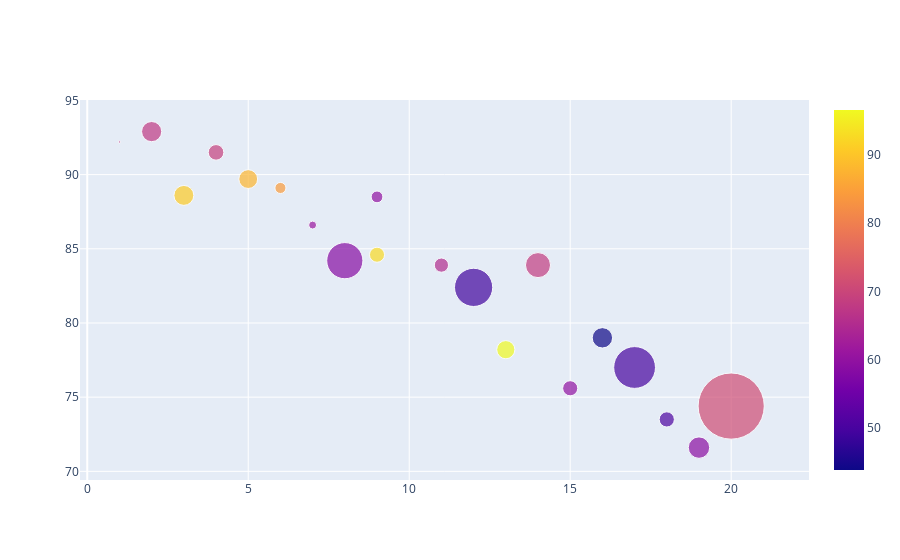

The code cell stored with this chart in its notebook:
### Markdown cell above
### University world rank (first 20) vs teaching score with number of students(size) and international score (color) in 2015

### Code cell
# data preparation
df2015 = timesData[timesData.year == 2015].iloc[:20,:]

num_students_size  = [float(each.replace(',', '.')) for each in df2015.num_students]

international_color = [float(each) for each in df2015.international]

# creating plotly graph object
import plotly.graph_objs as go

# plotting bubble plot
trace3 =go.Scatter(  
                   x = df2015.world_rank,
                    y = df2015.teaching,
                    mode = "markers",
                    marker = dict(color = international_color,
                                  size= num_students_size,
                                 showscale=True),
                    text= df2015.university_name)

iplot([trace3])

### Figure 1 — Plotly figure (JSON) as saved in the notebook; plotly's stock layout.template omitted (floating-point values rounded to 4 significant figures)
{"data": [{"marker": {"color": [67, 67.6, 90.7, 69, 87.8, 84.3, 61.2, 58.5, 92.7, 59.8, 65.2, 49.2, 96.6, 68.3, 59.7, 43.8, 49.8, 50.5, 59, 71.2], "showscale": true, "size": [2.243, 20.15, 19.92, 15.6, 18.81, 11.07, 7.929, 36.19, 15.06, 11.75, 14.22, 38.21, 18.18, 25.05, 15.13, 20.38, 41.79, 15.17, 21.42, 66.2]}, "mode": "markers", "text": ["California Institute of Technology", "Harvard University", "University of Oxford", "Stanford University", "University of Cambridge", "Massachusetts Institute of Technology", "Princeton University", "University of California, Berkeley", "Imperial College London", "Yale University", "University of Chicago", "University of California, Los Angeles", "ETH Zurich – Swiss Federal Institute of Technology Zurich", "Columbia University", "Johns Hopkins University", "University of Pennsylvania", "University of Michigan", "Duke University", "Cornell University", "University of Toronto"], "type": "scatter", "x": ["1", "2", "3", "4", "5", "6", "7", "8", "9", "9", "11", "12", "13", "14", "15", "16", "17", "18", "19", "20"], "y": [92.2, 92.9, 88.6, 91.5, 89.7, 89.1, 86.6, 84.2, 84.6, 88.5, 83.9, 82.4, 78.2, 83.9, 75.6, 79, 77, 73.5, 71.6, 74.4]}], "layout": {}}
